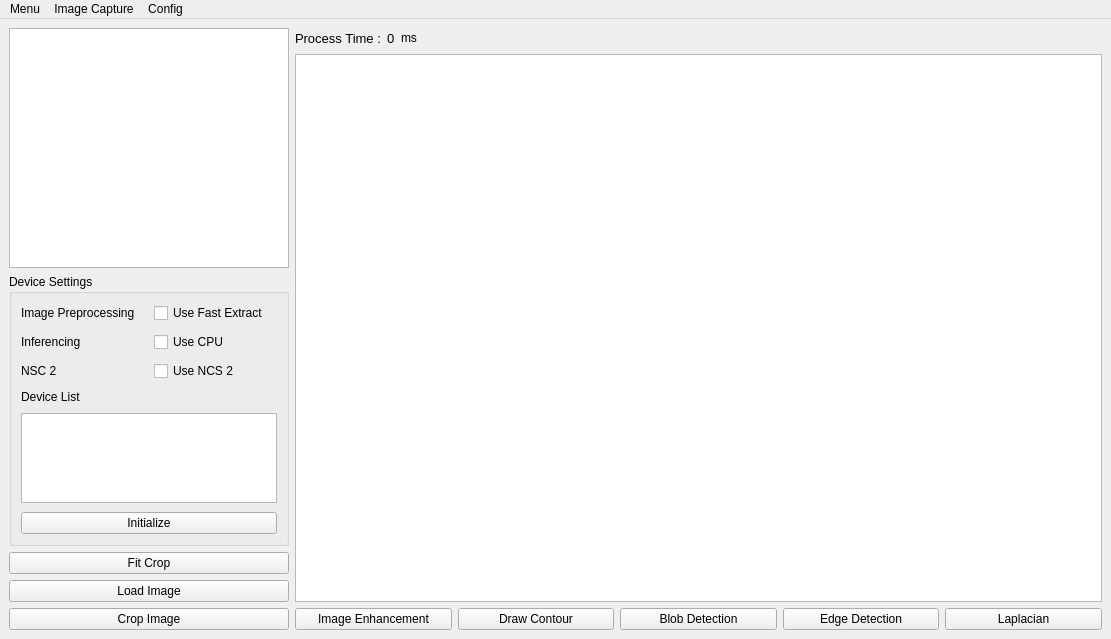
<?xml version="1.0" encoding="UTF-8"?>
<ui version="4.0">
 <class>MainWindow</class>
 <widget class="QMainWindow" name="MainWindow">
  <property name="geometry">
   <rect>
    <x>0</x>
    <y>0</y>
    <width>1111</width>
    <height>637</height>
   </rect>
  </property>
  <property name="windowTitle">
   <string>MainWindow</string>
  </property>
  <widget class="QWidget" name="centralwidget">
   <layout class="QHBoxLayout" name="horizontalLayout_2">
    <item>
     <layout class="QVBoxLayout" name="layout_vert_menu">
      <item>
       <widget class="QGraphicsView" name="grph_capture_view">
        <property name="sizePolicy">
         <sizepolicy hsizetype="Preferred" vsizetype="Preferred">
          <horstretch>0</horstretch>
          <verstretch>0</verstretch>
         </sizepolicy>
        </property>
        <property name="minimumSize">
         <size>
          <width>0</width>
          <height>240</height>
         </size>
        </property>
       </widget>
      </item>
      <item>
       <widget class="QGroupBox" name="grp_device_settings">
        <property name="title">
         <string>Device Settings</string>
        </property>
        <layout class="QGridLayout" name="gridLayout">
         <property name="spacing">
          <number>9</number>
         </property>
         <item row="0" column="0">
          <widget class="QLabel" name="label">
           <property name="text">
            <string>Image Preprocessing</string>
           </property>
          </widget>
         </item>
         <item row="0" column="1">
          <widget class="QCheckBox" name="checkBox">
           <property name="text">
            <string>Use Fast Extract</string>
           </property>
          </widget>
         </item>
         <item row="1" column="0">
          <widget class="QLabel" name="label_2">
           <property name="text">
            <string>Inferencing</string>
           </property>
          </widget>
         </item>
         <item row="1" column="1">
          <widget class="QCheckBox" name="checkBox_2">
           <property name="text">
            <string>Use CPU</string>
           </property>
          </widget>
         </item>
         <item row="2" column="0">
          <widget class="QLabel" name="label_3">
           <property name="text">
            <string>NSC 2</string>
           </property>
          </widget>
         </item>
         <item row="2" column="1">
          <widget class="QCheckBox" name="checkBox_3">
           <property name="text">
            <string>Use NCS 2</string>
           </property>
          </widget>
         </item>
         <item row="3" column="0">
          <widget class="QLabel" name="label_4">
           <property name="text">
            <string>Device List</string>
           </property>
          </widget>
         </item>
         <item row="4" column="0" colspan="2">
          <widget class="QListView" name="listView">
           <property name="minimumSize">
            <size>
             <width>0</width>
             <height>90</height>
            </size>
           </property>
          </widget>
         </item>
         <item row="5" column="0" colspan="2">
          <widget class="QPushButton" name="btn_initialization">
           <property name="text">
            <string>Initialize</string>
           </property>
          </widget>
         </item>
        </layout>
       </widget>
      </item>
      <item>
       <widget class="QPushButton" name="btn_fit_crop">
        <property name="text">
         <string>Fit Crop</string>
        </property>
       </widget>
      </item>
      <item>
       <widget class="QPushButton" name="btn_load_img">
        <property name="text">
         <string>Load Image</string>
        </property>
       </widget>
      </item>
      <item>
       <widget class="QPushButton" name="btn_crop_img">
        <property name="text">
         <string>Crop Image</string>
        </property>
       </widget>
      </item>
     </layout>
    </item>
    <item>
     <layout class="QVBoxLayout" name="layout_vert_detect">
      <item>
       <layout class="QHBoxLayout" name="horizontalLayout">
        <item>
         <widget class="QLabel" name="lbl_process_time">
          <property name="font">
           <font>
            <pointsize>10</pointsize>
           </font>
          </property>
          <property name="text">
           <string>Process Time :</string>
          </property>
         </widget>
        </item>
        <item>
         <widget class="QLabel" name="lbl_result_time">
          <property name="font">
           <font>
            <pointsize>10</pointsize>
           </font>
          </property>
          <property name="text">
           <string>0</string>
          </property>
         </widget>
        </item>
        <item>
         <widget class="QLabel" name="label_5">
          <property name="text">
           <string>ms</string>
          </property>
         </widget>
        </item>
        <item>
         <spacer name="horizontalSpacer">
          <property name="orientation">
           <enum>Qt::Horizontal</enum>
          </property>
          <property name="sizeHint" stdset="0">
           <size>
            <width>40</width>
            <height>20</height>
           </size>
          </property>
         </spacer>
        </item>
       </layout>
      </item>
      <item>
       <widget class="QGraphicsView" name="grph_detect_result"/>
      </item>
      <item>
       <layout class="QHBoxLayout" name="layout_hor_button_detect">
        <item>
         <widget class="QPushButton" name="btn_enhancement">
          <property name="inputMethodHints">
           <set>Qt::ImhNone</set>
          </property>
          <property name="text">
           <string>Image Enhancement</string>
          </property>
         </widget>
        </item>
        <item>
         <widget class="QPushButton" name="btn_detect_obj">
          <property name="text">
           <string>Draw Contour</string>
          </property>
         </widget>
        </item>
        <item>
         <widget class="QPushButton" name="btn_blob_detection">
          <property name="text">
           <string>Blob Detection</string>
          </property>
         </widget>
        </item>
        <item>
         <widget class="QPushButton" name="btn_edgeDetection">
          <property name="text">
           <string>Edge Detection</string>
          </property>
         </widget>
        </item>
        <item>
         <widget class="QPushButton" name="btn_Laplacian">
          <property name="text">
           <string>Laplacian</string>
          </property>
         </widget>
        </item>
       </layout>
      </item>
     </layout>
    </item>
   </layout>
  </widget>
  <widget class="QMenuBar" name="menubar">
   <property name="geometry">
    <rect>
     <x>0</x>
     <y>0</y>
     <width>1111</width>
     <height>22</height>
    </rect>
   </property>
   <widget class="QMenu" name="menuMenu">
    <property name="title">
     <string>Menu</string>
    </property>
   </widget>
   <widget class="QMenu" name="menuImage_Capture">
    <property name="title">
     <string>Image Capture</string>
    </property>
    <addaction name="actionOpen_Camera"/>
   </widget>
   <widget class="QMenu" name="menuCocnfig">
    <property name="title">
     <string>Config</string>
    </property>
    <addaction name="actionLoad_Model"/>
    <addaction name="actionLoad_Class"/>
   </widget>
   <addaction name="menuMenu"/>
   <addaction name="menuImage_Capture"/>
   <addaction name="menuCocnfig"/>
  </widget>
  <action name="actionLoad_Model">
   <property name="checkable">
    <bool>false</bool>
   </property>
   <property name="text">
    <string>Load Model</string>
   </property>
  </action>
  <action name="actionLoad_Class">
   <property name="text">
    <string>Load Class</string>
   </property>
  </action>
  <action name="actionOpen_Camera">
   <property name="text">
    <string>Open Camera</string>
   </property>
  </action>
 </widget>
 <resources/>
 <connections/>
</ui>
